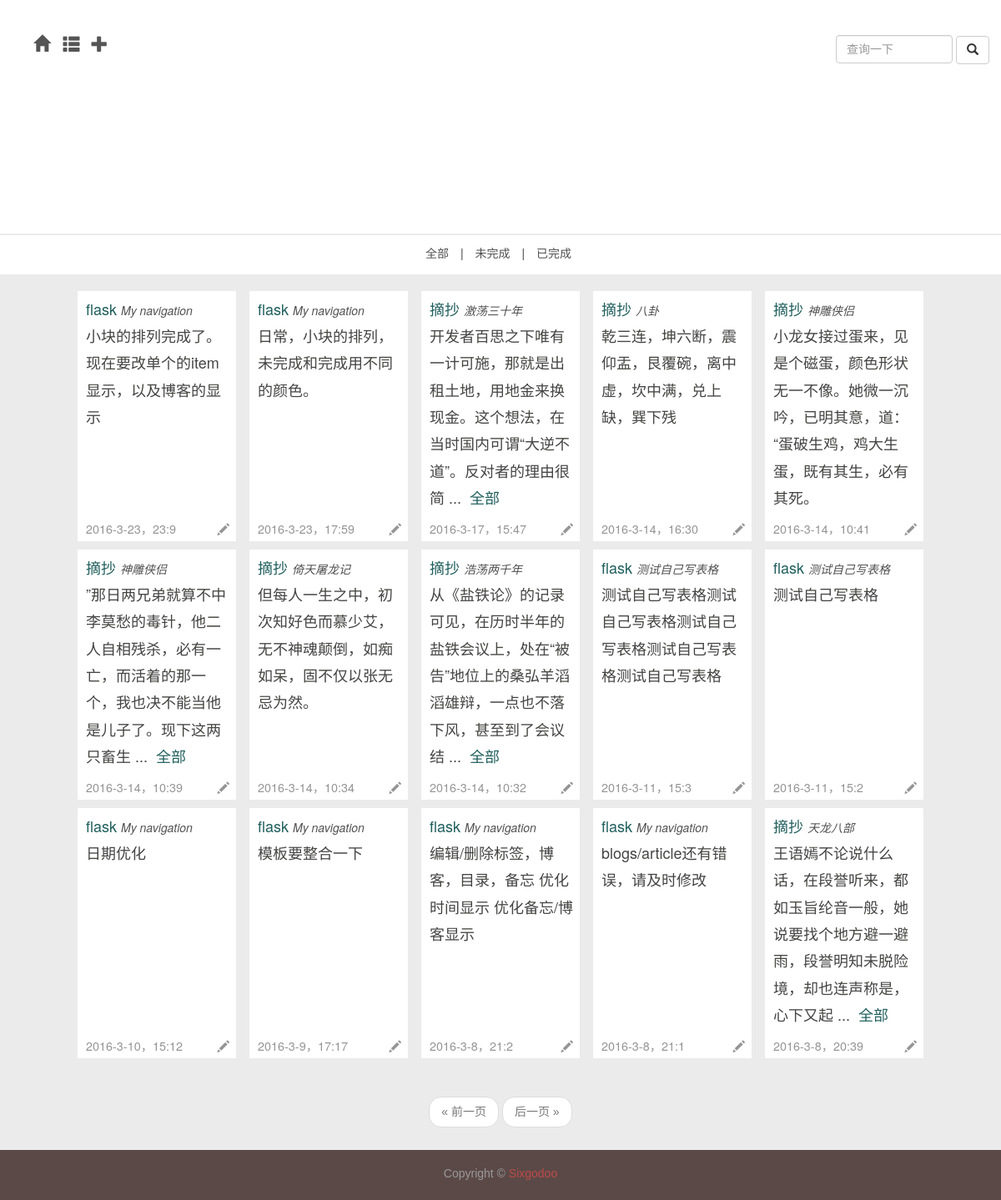
/daily/1, run on an earlier commit of the app's database.
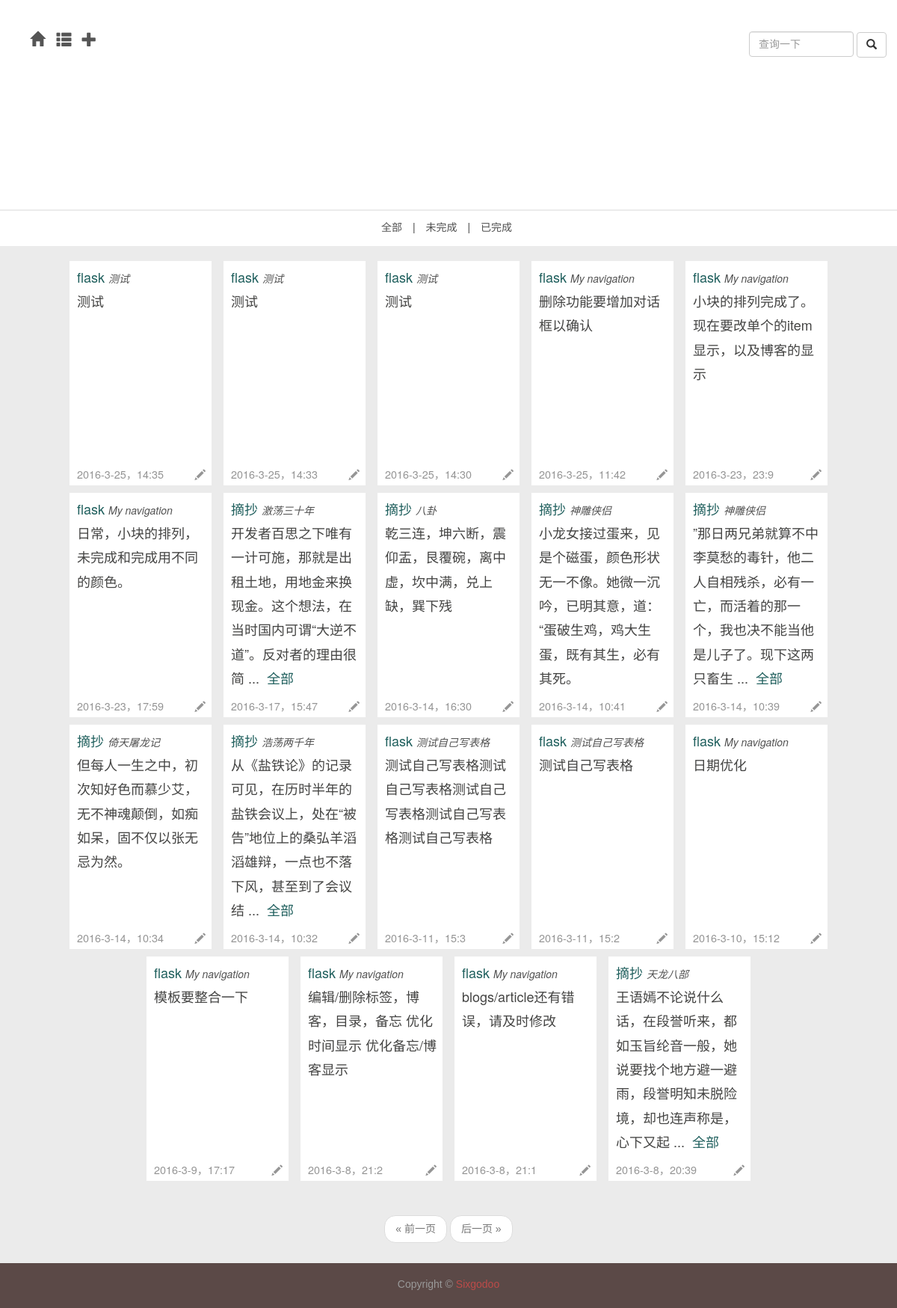
And on a later commit of the database.
### app/models.py (models this page shows, shortened)
class Item(db.Model):
	__tablename__ = 'items'
	id = db.Column(db.Integer, primary_key = True)
	name = db.Column(db.String, index = True)
	tag_id = db.Column(db.Integer, db.ForeignKey('tags.id'))
	timestamp = db.Column(db.DateTime,index=True,default=datetime.now)
	flags = db.Column(db.SmallInteger)								   # 16 bits integer, now 0 means not abandoned 2016.03.04 12:59:26
	text = db.Column(db.Text)

class Tag(db.Model):
	__tablename__ = 'tags'
	id = db.Column(db.Integer, primary_key = True)
	name = db.Column(db.String, unique = True)
	items = db.relationship('Item', backref = 'tag')

### app/main/views.py (the view)
@main.route('/daily/<int:req_id>',methods=['GET','POST'])
def daily_req(req_id):
	form = QueryItemForm()
	page = request.args.get('page',1,type=int)
	if form.validate_on_submit():
		pagination = Item.query.filter_by(name=form.item_name.data).\
			order_by(Item.timestamp.desc()).\
			paginate(page,per_page=current_app.config['FLASKY_POSTS_PER_PAGE'],error_out=False)
		items = pagination.items
		return render_template('daily.html',title=u"检索",items=items,form=form,pagination=pagination)
	if req_id==1:
		pagination = Item.query.filter_by(flags=1).order_by(Item.timestamp.desc()).paginate(page,per_page=current_app.config['FLASKY_POSTS_PER_PAGE'],error_out=False)
	else:
		pagination = Item.query.filter_by(flags=0).order_by(Item.timestamp.desc()).paginate(page,per_page=current_app.config['FLASKY_POSTS_PER_PAGE'],error_out=False)
	items = pagination.items
	return render_template('daily_req.html',title=u"日常",items=items,form=form,pagination=pagination,req_id=req_id)

### app/main/forms.py
class QueryItemForm(Form):
	item_name = StringField('',\
		validators=[Required()])
	submit = SubmitField(u'查询')

### app/templates/daily_req.html
{% extends "daily.html" %}
{% import "bootstrap/wtf.html" as wtf %}
{% block page %}
{% if pagination %}
<div class="pagination my-pagination">
	<div class="container">
		{{macros.pagination_widget(pagination,'main.daily_req',req_id=req_id)}}
	</div>
</div>
{% endif %}
{% endblock %}

### app/templates/daily.html (shortened to what this page needs)
{% extends "new_base.html" %}
{% import "bootstrap/wtf.html" as wtf %}
{% block head %}
	{{super()}}
	<link href={{ url_for('static',filename='daily.css') }} rel="stylesheet">
{% endblock %}
{% block topnav %}
<div class="top-nav">
<ul class="list-inline">
	<li role="presentation"><a href={{url_for('main.daily')}}>全部</a></li>
	<li>|</li>
	<li role="presentation"><a href={{url_for('main.daily_req',req_id=0)}}>未完成</a></li>
	<li>|</li>
	<li role="presentation"><a href={{url_for('main.daily_req',req_id=1)}}>已完成</a></li>
</ul>
</div>
{% endblock %}
{%block nav_extent%}
<div class="nav-ul lg">
	<div class="dropdown">
	<a class="dropdown-toggle" data-toggle="dropdown" role="button" aria-haspopup="true" aria-expanded="false">
		<span class="glyphicon glyphicon-plus" aria-hidden="true"></span>
	</a>
</div>
</div>
{%endblock%}
{% block content %}
	<div class="main">
	{% if items %}
	{% for item in items %}
	<article {% if item.flags %}class="post post-ok"{% else %}class="post post-not"{%endif%}>
		<header class="post-text">
			<p>
				<a href={{url_for('main.tag',tag_id=item.tag.id)}}>{{item.tag.name}}</a>
				<a href={{url_for('main.item',item_id=item.id)}}><i style="font-size:14px;">{{item.name}}</i></a>
			</p>
			<p>{{item.text[:57]}}
				{% if item.text[58] %}
				...&nbsp; <a href={{url_for('main.item',item_id=item.id)}}>全部</a>
				{% endif %}
			</p>
					<p class="post-time">
						{{item.timestamp.year}}-{{item.timestamp.month}}-{{item.timestamp.day}}，{{item.timestamp.hour}}:{{item.timestamp.minute}}
					</p>
					<div class="post-edit">
						<a href={{url_for('main.edit_item',item_id=item.id)}}>
							<span class="glyphicon glyphicon-pencil"></span>
						</a>
					</div>
				</header>
</article>
{% endfor %}
{% endif %}
</div>
<div class="container">
	<div class="nav-query">
		<form action="" method="post" name="item_query">
				{{form.item_name(class="form-control",placeholder="查询一下")}}
				<button class="btn btn-default" type="submit" style="inline-block">
					<span class="glyphicon glyphicon-search"></span>
				</button>
		</form>
	</div>
</div>
{% endblock %}

What changed in the data, as far as the page shows it:
added Item: tag.name "flask", name "测试", text "测试", timestamp.year "2016", timestamp.month "3", timestamp.day "25", timestamp.hour "14", timestamp.minute "35"
added Item: tag.name "flask", name "测试", text "测试", timestamp.year "2016", timestamp.month "3", timestamp.day "25", timestamp.hour "14", timestamp.minute "33"
added Item: tag.name "flask", name "测试", text "测试", timestamp.year "2016", timestamp.month "3", timestamp.day "25", timestamp.hour "14", timestamp.minute "30"
added Item: tag.name "flask", name "My navigation", text "删除功能要增加对话框以确认", timestamp.year "2016", timestamp.month "3", timestamp.day "25", timestamp.hour "11", timestamp.minute "42"
